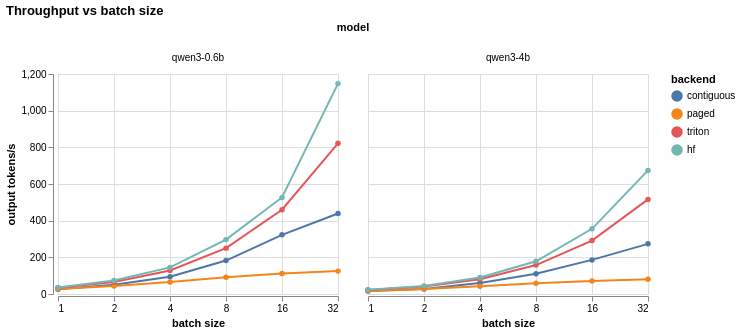

Write a Vega-Lite specification for this figure.
### Vega-Lite specification from a JSON file in a GitHub repository (floating-point values rounded to 4 significant figures)
{"config": {"view": {"continuousWidth": 300, "continuousHeight": 300}}, "data": {"name": "data-efe1b1c42c0d3f63c729da733c9918fb"}, "mark": {"type": "line", "point": true}, "encoding": {"color": {"field": "backend", "scale": {"domain": ["contiguous", "paged", "triton", "hf"]}, "type": "nominal"}, "column": {"field": "model", "type": "nominal"}, "x": {"field": "batch", "scale": {"base": 2, "type": "log"}, "title": "batch size", "type": "quantitative"}, "y": {"field": "output_tps", "title": "output tokens/s", "type": "quantitative"}}, "height": 220, "title": "Throughput vs batch size", "width": 280, "$schema": "https://vega.github.io/schema/vega-lite/v6.4.1.json", "datasets": {"data-efe1b1c42c0d3f63c729da733c9918fb": [{"model": "qwen3-0.6b", "batch": 1, "backend": "contiguous", "output_tps": 25.88}, {"model": "qwen3-0.6b", "batch": 1, "backend": "paged", "output_tps": 27.2}, {"model": "qwen3-0.6b", "batch": 1, "backend": "triton", "output_tps": 34.44}, {"model": "qwen3-0.6b", "batch": 1, "backend": "hf", "output_tps": 35.74}, {"model": "qwen3-0.6b", "batch": 2, "backend": "contiguous", "output_tps": 50.37}, {"model": "qwen3-0.6b", "batch": 2, "backend": "paged", "output_tps": 43.65}, {"model": "qwen3-0.6b", "batch": 2, "backend": "triton", "output_tps": 65.53}, {"model": "qwen3-0.6b", "batch": 2, "backend": "hf", "output_tps": 73.57}, {"model": "qwen3-0.6b", "batch": 4, "backend": "contiguous", "output_tps": 94.05}, {"model": "qwen3-0.6b", "batch": 4, "backend": "paged", "output_tps": 64.85}, {"model": "qwen3-0.6b", "batch": 4, "backend": "triton", "output_tps": 128.5}, {"model": "qwen3-0.6b", "batch": 4, "backend": "hf", "output_tps": 145.1}, {"model": "qwen3-0.6b", "batch": 8, "backend": "contiguous", "output_tps": 182.5}, {"model": "qwen3-0.6b", "batch": 8, "backend": "paged", "output_tps": 91.13}, {"model": "qwen3-0.6b", "batch": 8, "backend": "triton", "output_tps": 250.2}, {"model": "qwen3-0.6b", "batch": 8, "backend": "hf", "output_tps": 296.6}, {"model": "qwen3-0.6b", "batch": 16, "backend": "contiguous", "output_tps": 322.6}, {"model": "qwen3-0.6b", "batch": 16, "backend": "paged", "output_tps": 111.4}, {"model": "qwen3-0.6b", "batch": 16, "backend": "triton", "output_tps": 459.6}, {"model": "qwen3-0.6b", "batch": 16, "backend": "hf", "output_tps": 526.6}, {"model": "qwen3-0.6b", "batch": 32, "backend": "contiguous", "output_tps": 438.9}, {"model": "qwen3-0.6b", "batch": 32, "backend": "paged", "output_tps": 124.8}, {"model": "qwen3-0.6b", "batch": 32, "backend": "triton", "output_tps": 822.0}, {"model": "qwen3-0.6b", "batch": 32, "backend": "hf", "output_tps": 1148.0}, {"model": "qwen3-4b", "batch": 1, "backend": "contiguous", "output_tps": 16.29}, {"model": "qwen3-4b", "batch": 1, "backend": "paged", "output_tps": 16.91}, {"model": "qwen3-4b", "batch": 1, "backend": "triton", "output_tps": 21.49}, {"model": "qwen3-4b", "batch": 1, "backend": "hf", "output_tps": 23.08}, {"model": "qwen3-4b", "batch": 2, "backend": "contiguous", "output_tps": 27.84}, {"model": "qwen3-4b", "batch": 2, "backend": "paged", "output_tps": 27.63}, {"model": "qwen3-4b", "batch": 2, "backend": "triton", "output_tps": 40.37}, {"model": "qwen3-4b", "batch": 2, "backend": "hf", "output_tps": 43.54}, {"model": "qwen3-4b", "batch": 4, "backend": "contiguous", "output_tps": 59.5}, {"model": "qwen3-4b", "batch": 4, "backend": "paged", "output_tps": 41.95}, {"model": "qwen3-4b", "batch": 4, "backend": "triton", "output_tps": 80.68}, {"model": "qwen3-4b", "batch": 4, "backend": "hf", "output_tps": 90.02}, {"model": "qwen3-4b", "batch": 8, "backend": "contiguous", "output_tps": 110.2}, {"model": "qwen3-4b", "batch": 8, "backend": "paged", "output_tps": 58.42}, {"model": "qwen3-4b", "batch": 8, "backend": "triton", "output_tps": 157.7}, {"model": "qwen3-4b", "batch": 8, "backend": "hf", "output_tps": 178.7}, {"model": "qwen3-4b", "batch": 16, "backend": "contiguous", "output_tps": 186.0}, {"model": "qwen3-4b", "batch": 16, "backend": "paged", "output_tps": 71.31}, {"model": "qwen3-4b", "batch": 16, "backend": "triton", "output_tps": 291.3}, {"model": "qwen3-4b", "batch": 16, "backend": "hf", "output_tps": 355.5}, {"model": "qwen3-4b", "batch": 32, "backend": "contiguous", "output_tps": 273.5}, {"model": "qwen3-4b", "batch": 32, "backend": "paged", "output_tps": 80.1}, {"model": "qwen3-4b", "batch": 32, "backend": "triton", "output_tps": 515.9}, {"model": "qwen3-4b", "batch": 32, "backend": "hf", "output_tps": 674.0}]}}
